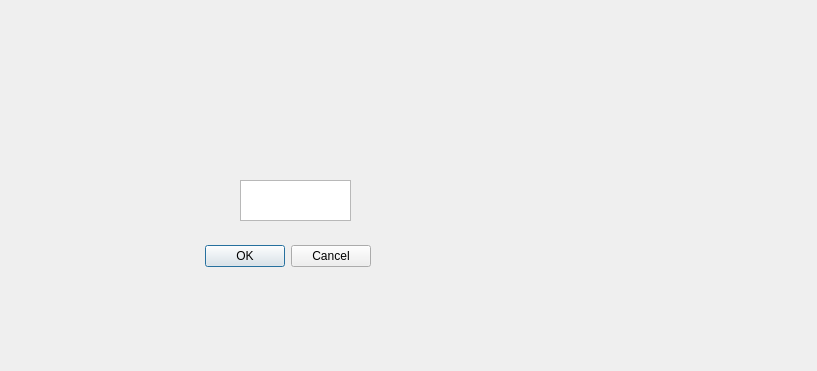
<?xml version="1.0" encoding="UTF-8"?>
<ui version="4.0">
 <class>Dialog</class>
 <widget class="QDialog" name="Dialog">
  <property name="geometry">
   <rect>
    <x>0</x>
    <y>0</y>
    <width>817</width>
    <height>371</height>
   </rect>
  </property>
  <property name="windowTitle">
   <string>Dialog</string>
  </property>
  <widget class="QDialogButtonBox" name="buttonBox">
   <property name="geometry">
    <rect>
     <x>30</x>
     <y>240</y>
     <width>341</width>
     <height>32</height>
    </rect>
   </property>
   <property name="orientation">
    <enum>Qt::Horizontal</enum>
   </property>
   <property name="standardButtons">
    <set>QDialogButtonBox::Cancel|QDialogButtonBox::Ok</set>
   </property>
  </widget>
  <widget class="QListView" name="listView">
   <property name="geometry">
    <rect>
     <x>240</x>
     <y>180</y>
     <width>111</width>
     <height>41</height>
    </rect>
   </property>
  </widget>
 </widget>
 <resources/>
 <connections>
  <connection>
   <sender>buttonBox</sender>
   <signal>accepted()</signal>
   <receiver>Dialog</receiver>
   <slot>accept()</slot>
   <hints>
    <hint type="sourcelabel">
     <x>248</x>
     <y>254</y>
    </hint>
    <hint type="destinationlabel">
     <x>157</x>
     <y>274</y>
    </hint>
   </hints>
  </connection>
  <connection>
   <sender>buttonBox</sender>
   <signal>rejected()</signal>
   <receiver>Dialog</receiver>
   <slot>reject()</slot>
   <hints>
    <hint type="sourcelabel">
     <x>316</x>
     <y>260</y>
    </hint>
    <hint type="destinationlabel">
     <x>286</x>
     <y>274</y>
    </hint>
   </hints>
  </connection>
 </connections>
</ui>
